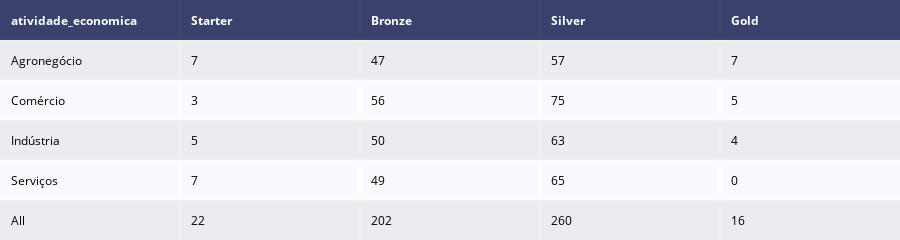

Here is the notebook cell this chart was saved with:
### Code cell
crosstab_localizacao = pd.crosstab(df_segmento['atividade_economica'], df_segmento['segmento_de_cliente'], margins=True)[lista_segmentos].reset_index()

tabela_localizacao = ff.create_table(crosstab_localizacao)

tabela_localizacao.show()

### Figure 1 — Plotly figure (JSON) as saved in the notebook; plotly's stock layout.template omitted (floating-point values rounded to 4 significant figures)
{"data": [{"colorscale": [[0, "#00083e"], [0.5, "#ededee"], [1, "#ffffff"]], "hoverinfo": "none", "opacity": 0.75, "showscale": false, "type": "heatmap", "z": [[0, 0, 0, 0, 0], [0.5, 0.5, 0.5, 0.5, 0.5], [1, 1, 1, 1, 1], [0.5, 0.5, 0.5, 0.5, 0.5], [1, 1, 1, 1, 1], [0.5, 0.5, 0.5, 0.5, 0.5]]}], "layout": {"annotations": [{"align": "left", "font": {"color": "#ffffff"}, "showarrow": false, "text": "<b>atividade_economica</b>", "x": -0.45, "xanchor": "left", "xref": "x", "y": 0, "yref": "y"}, {"align": "left", "font": {"color": "#ffffff"}, "showarrow": false, "text": "<b>Starter</b>", "x": 0.55, "xanchor": "left", "xref": "x", "y": 0, "yref": "y"}, {"align": "left", "font": {"color": "#ffffff"}, "showarrow": false, "text": "<b>Bronze</b>", "x": 1.55, "xanchor": "left", "xref": "x", "y": 0, "yref": "y"}, {"align": "left", "font": {"color": "#ffffff"}, "showarrow": false, "text": "<b>Silver</b>", "x": 2.55, "xanchor": "left", "xref": "x", "y": 0, "yref": "y"}, {"align": "left", "font": {"color": "#ffffff"}, "showarrow": false, "text": "<b>Gold</b>", "x": 3.55, "xanchor": "left", "xref": "x", "y": 0, "yref": "y"}, {"align": "left", "font": {"color": "#000000"}, "showarrow": false, "text": "Agronegócio", "x": -0.45, "xanchor": "left", "xref": "x", "y": 1, "yref": "y"}, {"align": "left", "font": {"color": "#000000"}, "showarrow": false, "text": "7", "x": 0.55, "xanchor": "left", "xref": "x", "y": 1, "yref": "y"}, {"align": "left", "font": {"color": "#000000"}, "showarrow": false, "text": "47", "x": 1.55, "xanchor": "left", "xref": "x", "y": 1, "yref": "y"}, {"align": "left", "font": {"color": "#000000"}, "showarrow": false, "text": "57", "x": 2.55, "xanchor": "left", "xref": "x", "y": 1, "yref": "y"}, {"align": "left", "font": {"color": "#000000"}, "showarrow": false, "text": "7", "x": 3.55, "xanchor": "left", "xref": "x", "y": 1, "yref": "y"}, {"align": "left", "font": {"color": "#000000"}, "showarrow": false, "text": "Comércio", "x": -0.45, "xanchor": "left", "xref": "x", "y": 2, "yref": "y"}, {"align": "left", "font": {"color": "#000000"}, "showarrow": false, "text": "3", "x": 0.55, "xanchor": "left", "xref": "x", "y": 2, "yref": "y"}, {"align": "left", "font": {"color": "#000000"}, "showarrow": false, "text": "56", "x": 1.55, "xanchor": "left", "xref": "x", "y": 2, "yref": "y"}, {"align": "left", "font": {"color": "#000000"}, "showarrow": false, "text": "75", "x": 2.55, "xanchor": "left", "xref": "x", "y": 2, "yref": "y"}, {"align": "left", "font": {"color": "#000000"}, "showarrow": false, "text": "5", "x": 3.55, "xanchor": "left", "xref": "x", "y": 2, "yref": "y"}, {"align": "left", "font": {"color": "#000000"}, "showarrow": false, "text": "Indústria", "x": -0.45, "xanchor": "left", "xref": "x", "y": 3, "yref": "y"}, {"align": "left", "font": {"color": "#000000"}, "showarrow": false, "text": "5", "x": 0.55, "xanchor": "left", "xref": "x", "y": 3, "yref": "y"}, {"align": "left", "font": {"color": "#000000"}, "showarrow": false, "text": "50", "x": 1.55, "xanchor": "left", "xref": "x", "y": 3, "yref": "y"}, {"align": "left", "font": {"color": "#000000"}, "showarrow": false, "text": "63", "x": 2.55, "xanchor": "left", "xref": "x", "y": 3, "yref": "y"}, {"align": "left", "font": {"color": "#000000"}, "showarrow": false, "text": "4", "x": 3.55, "xanchor": "left", "xref": "x", "y": 3, "yref": "y"}, {"align": "left", "font": {"color": "#000000"}, "showarrow": false, "text": "Serviços", "x": -0.45, "xanchor": "left", "xref": "x", "y": 4, "yref": "y"}, {"align": "left", "font": {"color": "#000000"}, "showarrow": false, "text": "7", "x": 0.55, "xanchor": "left", "xref": "x", "y": 4, "yref": "y"}, {"align": "left", "font": {"color": "#000000"}, "showarrow": false, "text": "49", "x": 1.55, "xanchor": "left", "xref": "x", "y": 4, "yref": "y"}, {"align": "left", "font": {"color": "#000000"}, "showarrow": false, "text": "65", "x": 2.55, "xanchor": "left", "xref": "x", "y": 4, "yref": "y"}, {"align": "left", "font": {"color": "#000000"}, "showarrow": false, "text": "0", "x": 3.55, "xanchor": "left", "xref": "x", "y": 4, "yref": "y"}, {"align": "left", "font": {"color": "#000000"}, "showarrow": false, "text": "All", "x": -0.45, "xanchor": "left", "xref": "x", "y": 5, "yref": "y"}, {"align": "left", "font": {"color": "#000000"}, "showarrow": false, "text": "22", "x": 0.55, "xanchor": "left", "xref": "x", "y": 5, "yref": "y"}, {"align": "left", "font": {"color": "#000000"}, "showarrow": false, "text": "202", "x": 1.55, "xanchor": "left", "xref": "x", "y": 5, "yref": "y"}, {"align": "left", "font": {"color": "#000000"}, "showarrow": false, "text": "260", "x": 2.55, "xanchor": "left", "xref": "x", "y": 5, "yref": "y"}, {"align": "left", "font": {"color": "#000000"}, "showarrow": false, "text": "16", "x": 3.55, "xanchor": "left", "xref": "x", "y": 5, "yref": "y"}], "height": 230, "margin": {"b": 0, "l": 0, "r": 0, "t": 0}, "xaxis": {"dtick": 1, "gridwidth": 2, "showticklabels": false, "tick0": -0.5, "ticks": "", "zeroline": false}, "yaxis": {"autorange": "reversed", "dtick": 1, "gridwidth": 2, "showticklabels": false, "tick0": 0.5, "ticks": "", "zeroline": false}}}
